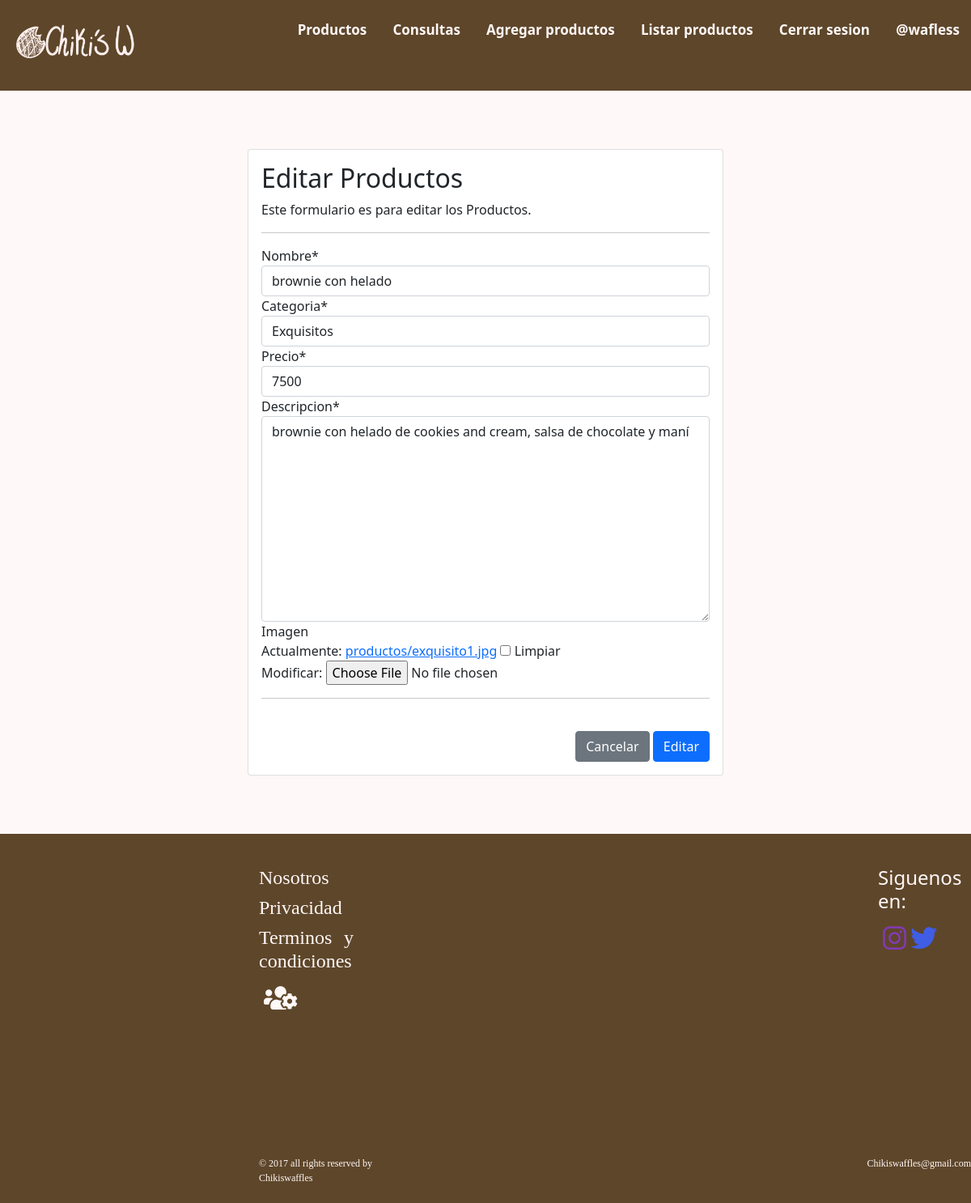
The page /modificar-producto/3/ (signed in) on the database its author committed.
### myapp/models.py (models this page shows, shortened)
class Productos_w(models.Model):
    nombre = models.CharField(max_length=50)
    categoria = models.ForeignKey(Categorias_w, on_delete=models.PROTECT)
    precio = models.IntegerField()
    descripcion = models.TextField()
    imagen = models.ImageField(upload_to='productos', null=True)

class Categorias_w(models.Model):
    nombre = models.CharField(max_length=50)
    def __str__(self):
        return self.nombre

### myapp/views.py (the view, shortened to what this page needs)
@permission_required('myapp.change_productos_w')
def modificar_producto(request, id):
    producto = get_object_or_404(Productos_w, id=id)
    data = {
        'form': ProductosForm(instance=producto)
    }
    return render(request, 'app/productos/modificar.html', data)

### myapp/forms.py
class ProductosForm(forms.ModelForm):
    nombre = forms.CharField(min_length=3, max_length=50)
    imagen = forms.ImageField(required=False, validators=[
                              MaxSizeFileValidator(max_file_size=16)])
    precio = forms.IntegerField(min_value=1, max_value=1500000)
    class Meta:
        model = Productos_w
        fields = '__all__'
        widgets = {
            'fecha_fabricacion': forms.SelectDateWidget()
        }

### myapp/templates/app/productos/modificar.html (shortened to what this page needs)
{% extends 'app/layout.html' %}
{% load static %}
{% load crispy_forms_tags %}
{% block contenido_principal %}
<br>
<br>
<br>
<div class="row">
    <div class="col-12 col-md-6 offset-md-3">
        <div class="card">
            <div class="card-body">
                <h2>Editar Productos</h2>
                <p>Este formulario es para editar los Productos.</p>
                <hr>
                <form action="" method="post" entype="multipart/form-data">
                    {{ form |crispy }}
                    <hr>
                    <br>
                    <div class="d-flex justify-content-end">
                        <input type="submit" value="Cancelar" class="btn btn-secondary">
                        <input type="submit" value="Editar" class="btn btn-primary">
                    </div>
                </form>
            </div>
        </div>
    </div>
</div>
<br>
<br>
<br>
{% endblock %}

### myapp/templates/app/layout.html (shortened to what this page needs)
<!DOCTYPE html>
<html>
<head>
    {% load static %}
    <link rel="stylesheet" type="text/css" href="{% static 'app/css/styleLayout.css' %}">
    <link rel="stylesheet" href="https://cdnjs.cloudflare.com/ajax/libs/font-awesome/5.15.4/css/all.min.css" />
    <link href="https://cdn.jsdelivr.net/npm/bootstrap@5.0.2/dist/css/bootstrap.min.css" rel="stylesheet"
>
    {% load pwa %}
</head>
<body>
    <div id="principal">
        <header>
            <div>
                <nav class="nav">
                    <div class="logo">
                        <a href="{% url 'index' %}"><img src="{% static 'app/images/chikiswaffles.png' %}"
                                alt="Logo pagina" width="160"></a>
                    </div>
                    <ul>
                        <li><a href="{% url 'productos' %}">Productos</a></li>
                        <li><a href="{% url 'contacto' %}">Consultas</a></li>
                        {% if perms.myapp.add_productos_w %}
                        <li>
                            <a href="{% url 'agregar_producto' %}">Agregar productos</a>
                        </li>
                        {% endif %}
                        {% if perms.myapp.view_productos_w %}
                        <li>
                            <a href="{% url 'listar_producto' %}">Listar productos</a>
                        </li>
                        {% endif %}
                        {% if user.is_authenticated %}
                        <li><a href="{% url 'logout' %}" onclick="cerrarSesion">Cerrar sesion</a>
                        </li>
                        <li><a href="#">@{{ user.username }}</a>
                        </li>
                        {% else %}
                        <li><a href="{% url 'registro' %}">Registrate</a></li>
                        <li><a href="{% url 'login' %}">Iniciar Sesion</a></li>
                        {% endif %}
                    </ul>
                </nav>
            </div>
        </header>
        <div class="contenido_principal">
            {% block contenido_principal %}
            {% endblock contenido_principal %}
        </div>
        <section>
            <footer>
                <div class="contenedorf">
                    <div class="lista1">
                        <ul>
                            <li><a href="#">
                                    <h4>Nosotros</h4>
                                </a></li>
                            <li><a href="#">
                                    <h4>Privacidad</h4>
                                </a></li>
                            <li><a href="#">
                                    <h4>Terminos y condiciones</h4>
                                </a></li>
                            <li><a href="admin/">
                                    <span class="fas fa-users-cog"></span>
                                </a></li>
                        </ul>
                    </div>
                    <div class="redes">
                        <h4>Siguenos en:</h4>
                        <a href="#" class="fab fa-instagram fa-3"></a>
                        <a href="#" class="fab fa-twitter fa-3"></a>
                    </div>
                </div>
                <div class="copy">
                    <div class="nombre">
                        <p>&copy; 2017 all rights reserved by Chikiswaffles</p>
                    </div>
                    <div class="correo">
                        <p>Chikiswaffles@gmail.com</p>
                    </div>
                </div>
            </footer>
        </section>
    </div>
</body>
</html>

### myapp/static/app/css/styleLayout.css (style rules this page uses)
* { margin: 0; padding: 0; box-sizing: content-box; }
body { background-color: #fff8f8; font-family: 'Century Gothic'; width: 100%; height: 100%; }
header { background-color: #5e462a; height: 14vh; width: 100%; background-size: cover; background-repeat: no-repeat; }
.nav { display: flex; justify-content: space-between; }
.logo { padding-left: 1%; padding-top: 1.5%; }
.nav ul { padding-top: 2%; }
.nav ul li { display:inline; }
.nav ul li a { text-decoration:none; font-weight: bold; font-size: 17px; padding:10px 14px; color: rgb(255, 248, 248); padding-top: 2%; }
.contenido_principal { background-color: rgb(255, 248, 248); }
h2 { font-size: 30px; }
h4 { font-size: 15px; }
footer { background-color: rgb(94, 70, 42); height: 57vh; padding: 0; margin: 0; color: rgb(255, 248, 248); }
.contenedorf { display: flex; list-style: none; text-align: justify; }
.contenedorf ul { margin:0; padding:0; margin-top: 5vh; margin-left: 40vh; }
.contenedorf ul li { list-style: none; }
.lista1 a { color: rgb(255, 248, 248); font-family: 'Century Gothic'; font-size: 8px; text-decoration: none; line-height: 50px; }
.redes { margin-top: 5vh; margin-left: 81vh; }
.copy { color: rgb(255, 248, 248); font-family: 'Century Gothic'; font-size: 8px; margin-left: 40vh; margin-top: 20vh; display: flex; }
.nombre { font-size: 12px; margin-left: 0px; }
.correo { font-size: 12px; margin-left: 75vh; }
.fa-twitter { padding: 6px; COLOR: #405DE6; width: 30px; height: 24px; text-align: center; font-size: 33px; text-decoration: none; }
.fa-instagram { padding: 6px; COLOR: #833AB4; width: 30px; height: 24px; text-align: center; font-size: 33px; text-decoration: none; }
.fa-users-cog { padding: 6px; COLOR: rgb(255, 248, 248); width: 30px; height: 24px; text-align: center; font-size: 33px; text-decoration: none; }

### rows shown on the page
Productos_w: nombre "brownie con helado", categoria "Exquisitos", precio "7500", descripcion "brownie con helado de cookies and cream, salsa de chocolate y maní"

### other values the page prints
{{ user.username }} "wafless"
